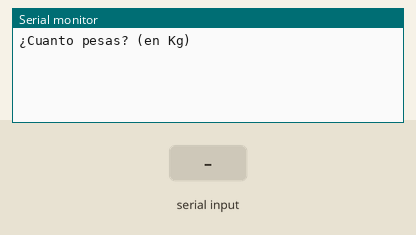
The sketch below on a simulated Arduino Uno, built with avr-gcc and run on an emulated ATmega328P. On the bench: the last lines printed to the serial monitor. The inputs (shaded band) are chosen by the test bench.

Above: at 1.2 s.
1.3 s: "90,45,200\n" received over Serial
At 2.0 s:
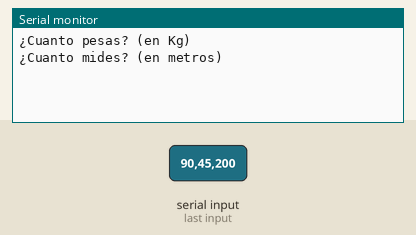
3.0 s: "30,150,10\n" received over Serial
At 3.7 s:
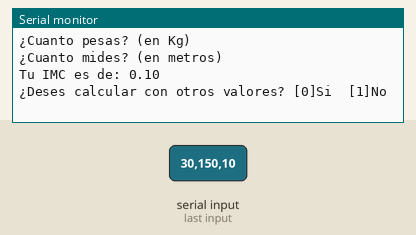
4.7 s: "1\n" received over Serial
At 5.3 s:
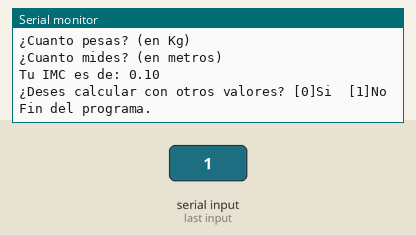

The sketch:

E_01_IMC.ino
```cpp
void setup() {
  // put your setup code here, to run once:
  Serial.begin(9600);
  Serial.setTimeout(10);

}
int estado = 0;
float masa;
float altura;
void loop() {
  // put your main code here, to run repeatedly:
  if (estado == 0){
    Serial.println("¿Cuanto pesas? (en Kg)");
    estado = estado + 1;
  }
  else if (estado == 1){
    if (Serial.available() > 0){
      float v = Serial.readString().toFloat();
      masa = v;
      estado++;
    }
  }
  else if (estado == 2){
    Serial.println("¿Cuanto mides? (en metros)");
    estado++;
  }
  else if (estado == 3){
    if (Serial.available() > 0){
      float v = Serial.readString().toFloat();
      altura = v;
      estado++;
    }
  }
  else if (estado == 4){
    float imc = masa / (altura * altura);
    Serial.println("Tu IMC es de: " + String(imc));
    estado++;
  }
  else if (estado == 5){
    Serial.println("¿Deses calcular con otros valores? [0]Si  [1]No");
    estado++;
  }
  else if (estado == 6){
    if (Serial.available() > 0){
      int v = Serial.readString().toInt();
      if (v == 0){
        estado = 0;
      } else if (v==1){
        Serial.println("Fin del programa.");
        estado++;
      }
    }
  }
  delay(100);
}
```

Measured:
- after the input at 1.3 s, the serial monitor: prints a new line after 0.21 s (image 1)
- after the input at 3.0 s, the serial monitor: prints a new line after 0.12 s (image 2)
- after the input at 4.7 s, the serial monitor: prints a new line at once (image 3)
